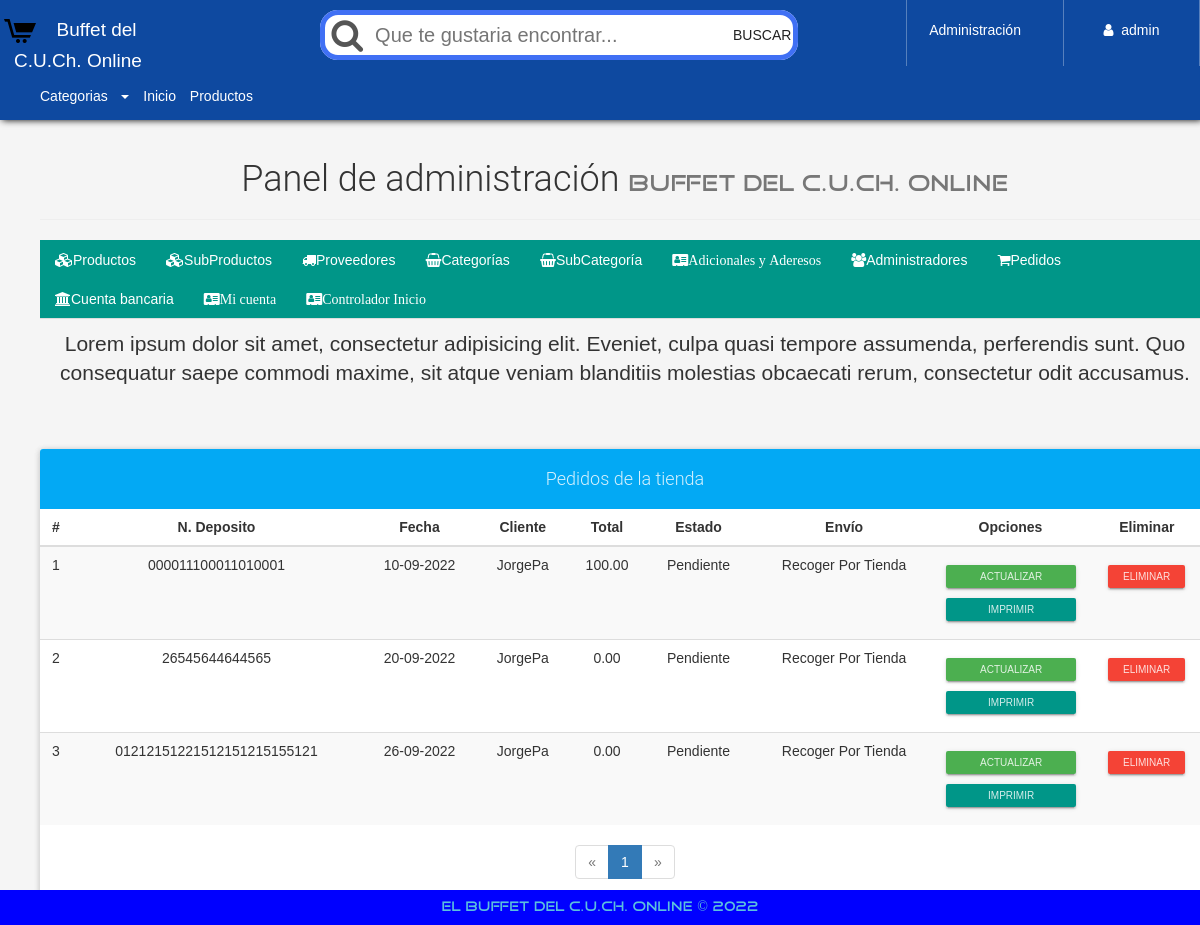
/configAdmin.php?view=order (signed in), run on the app's committed database.
### tables this page shows
CREATE TABLE `venta` (
  `NumPedido` int(20) NOT NULL,
  `Fecha` varchar(150) NOT NULL,
  `NIT` varchar(30) NOT NULL,
  `Descuento` int(20) NOT NULL,
  `TotalPagar` decimal(30,2) NOT NULL,
  `Estado` varchar(150) NOT NULL,
  `NumeroDeposito` text NOT NULL,
  `TipoEnvio` text NOT NULL,
  `Adjunto` varchar(30) NOT NULL
);

CREATE TABLE `cliente` (
  `NIT` varchar(30) NOT NULL,
  `Nombre` varchar(30) NOT NULL,
  `NombreCompleto` varchar(70) NOT NULL,
  `Apellido` varchar(70) NOT NULL,
  `Clave` text NOT NULL,
  `Direccion` varchar(200) NOT NULL,
  `Telefono` int(20) NOT NULL,
  `Email` varchar(30) NOT NULL,
  `tipo` varchar(150) NOT NULL,
  `Carrera` varchar(150) DEFAULT NULL,
  `año` varchar(50) DEFAULT NULL
);

### public_html/library/consulSQL.php (called while the page is built, shortened)
<?php
class ejecutarSQL {
    public static function conectar(){
        if(!$con=  mysqli_connect(SERVER,USER,PASS,BD)){
            echo "Error en el servidor, verifique sus datos";
        }
        mysqli_set_charset($con, "utf8");
        return $con;
    }
    public static function consultar($query) {
        if (!$consul = mysqli_query(ejecutarSQL::conectar(), $query)) {
            echo 'Error en la consulta SQL ejecutada';
        }
        return $consul;
    }
}
?>

### public_html/admin/order-view.php (the view, shortened to what this page needs)
<p class="lead">
    Lorem ipsum dolor sit amet, consectetur adipisicing elit. Eveniet, culpa quasi tempore assumenda, perferendis sunt. Quo consequatur saepe commodi maxime, sit atque veniam blanditiis molestias obcaecati rerum, consectetur odit accusamus.
</p>
<div class="">
  <div class="row">
        <div class="col-xs-12">
            <br><br>
            <div class="panel panel-info">
                <div class="panel-heading text-center"><h4>Pedidos de la tienda</h4></div>
                <div class="table-responsive">
                    <table class="table table-striped table-hover">
                        <thead class="">
                            <tr>
                              <th class="text-center">#</th>
                                <th class="text-center">N. Deposito</th>
                                <th class="text-center">Fecha</th>
                                <th class="text-center">Cliente</th>
                                <th class="text-center">Total</th>
                                <th class="text-center">Estado</th>
                                <th class="text-center">Envío</th>
                                <th class="text-center">Opciones</th>
                                <th class="text-center">Eliminar</th>
                            </tr>
                        </thead>
                        <tbody>
                            <?php
                                $mysqli = mysqli_connect(SERVER, USER, PASS, BD);
                                mysqli_set_charset($mysqli, "utf8");
                                $pagina = isset($_GET['pag']) ? (int)$_GET['pag'] : 1;
                                $regpagina = 30;
                                $inicio = ($pagina > 1) ? (($pagina * $regpagina) - $regpagina) : 0;
                                $pedidos=mysqli_query($mysqli,"SELECT SQL_CALC_FOUND_ROWS * FROM venta LIMIT $inicio, $regpagina");
                                $totalregistros = mysqli_query($mysqli,"SELECT FOUND_ROWS()");
                                $totalregistros = mysqli_fetch_array($totalregistros, MYSQLI_ASSOC);
                                $numeropaginas = ceil($totalregistros["FOUND_ROWS()"]/$regpagina);
                                $cr=$inicio+1;
                              while($order=mysqli_fetch_array($pedidos, MYSQLI_ASSOC)){
                            ?>
                            <tr>
                              <td class="text-center"><?php echo $cr; ?></td>
                            <td class="text-center"><?php echo $order['NumeroDeposito']; ?></td>
                            <td class="text-center"><?php echo $order['Fecha']; ?></td>
                            <td>
                                <?php
                                    $conUs= ejecutarSQL::consultar("SELECT Nombre FROM cliente WHERE NIT='".$order['NIT']."'");
                                    $UsP=mysqli_fetch_array($conUs, MYSQLI_ASSOC);
                                    echo $UsP['Nombre'];
                                ?>
                            </td>
                            <td class="text-center"><?php echo $order['TotalPagar']; ?></td>
                            <td class="text-center"><?php echo $order['Estado']; ?></td>
                            <td class="text-center"><?php echo $order['TipoEnvio']; ?></td>
                            <td class="text-center">
                                <a href="#!" class="btn btn-raised btn-xs btn-success btn-block btn-up-order" data-code="<?php echo $order['NumPedido']; ?>">Actualizar</a>
                                <a href="./report/factura.php?id=<?php echo $order['NumPedido'];  ?>" class="btn btn-raised btn-xs btn-primary btn-block" target="_blank">Imprimir</a>
                            </td>
                            <td class="text-center">
                              <form action="process/delPedido.php" method="POST" class="FormCatElec" data-form="delete">
                                <button type="submit" class="btn btn-raised btn-xs btn-danger">Eliminar</button>
                              </form>
                            </td>
                            </tr>
                            <?php
                              $cr++;
                              }
                            ?>
                        </tbody>
                    </table>
                </div>
                <?php if($numeropaginas>=1): ?>
                <div class="text-center">
                  <ul class="pagination">
                    <?php if($pagina == 1): ?>
                        <li class="disabled">
                            <a>
                                <span aria-hidden="true">&laquo;</span>
                            </a>
                        </li>
                    <?php endif; ?>
                    <?php
                        for($i=1; $i <= $numeropaginas; $i++ ){
                            if($pagina == $i){
                                echo '<li class="active"><a href="configAdmin.php?view=order&pag='.$i.'">'.$i.'</a></li>';
                            }else{
                                echo '<li><a href="configAdmin.php?view=order&pag='.$i.'">'.$i.'</a></li>';
                            }
                        }
                    ?>
                    <?php if($pagina == $numeropaginas): ?>
                        <li class="disabled">
                            <a>
                                <span aria-hidden="true">&raquo;</span>
                            </a>
                        </li>
                    <?php endif; ?>
                  </ul>
                </div>
                <?php endif; ?>
            </div>
        </div>
  </div>
</div>

### public_html/css/style.css (style rules this page uses)
body { font-family: "FontFamilySPro"; line-height: 1.5; font-size: 1.4em; width: 100vw; min-height: 100vh; margin: 0px; padding: 0px; background-position: center ; background-repeat: no-repeat; background-color: rgba(186, 188, 171, .87); }
* { margin: 0; padding: 0; box-sizing: border-box; font-family: 'Poppins', sans-serif; }
#container-page-configAdmin { background-color: whitesmoke; }

### data on the page
venta: NumeroDeposito "000011100011010001", Fecha "10-09-2022", NIT.Nombre "JorgePa", TotalPagar "100.00", Estado "Pendiente", TipoEnvio "Recoger Por Tienda"
venta: NumeroDeposito "26545644644565", Fecha "20-09-2022", NIT.Nombre "JorgePa", TotalPagar "0.00", Estado "Pendiente", TipoEnvio "Recoger Por Tienda"
venta: NumeroDeposito "01212151221512151215155121", Fecha "26-09-2022", NIT.Nombre "JorgePa", TotalPagar "0.00", Estado "Pendiente", TipoEnvio "Recoger Por Tienda"

### other printed values
$_SESSION['nombreAdmin'] "admin"
